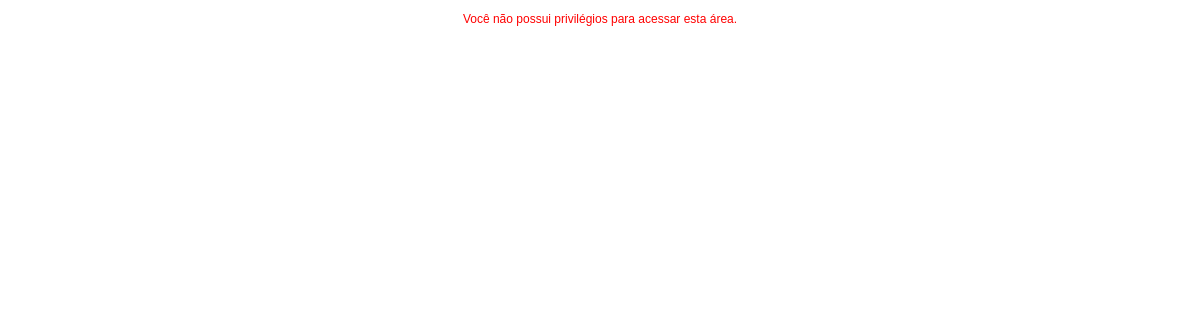
Before: /admin/usuarios.php (signed in) with the older database file.
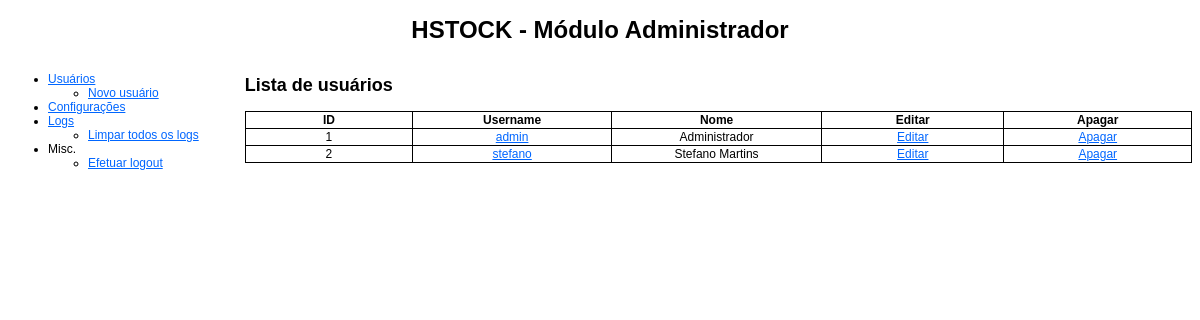
After: the same page with the newer database file.
### tables this page shows
CREATE TABLE IF NOT EXISTS `usuarios` (
  `id` int(11) NOT NULL AUTO_INCREMENT,
  `username` varchar(255) NOT NULL,
  `password` varchar(255) NOT NULL,
  `nome` varchar(255) NOT NULL,
  PRIMARY KEY (`id`),
  UNIQUE KEY `username` (`username`)
);

### includes/functions.php (called while the page is built, shortened)
<?php
	function isAuthenticated()
	{
		if(empty($_SESSION['id']) or empty($_SESSION['username']) or empty($_SESSION['password']) or empty($_SESSION['nome']))
			return false;
		else
			return true;
	}
	function hasPermission($id, $modulo)
	{
		$c = new conexao;
		$c->set_charset('utf8');
		$q = "SELECT a.id FROM usuarios AS a INNER JOIN permissoes AS b ON a.id = b.usuario_id INNER JOIN modulos AS c ON b.modulo_id = c.id WHERE a.id = '$id' AND c.nome = '$modulo';";
		$r = $c->query($q);
		if($r->num_rows > 0)
			return true;
		else
			return false;
	}
?>

### admin/usuarios.php (the view, shortened to what this page needs)
<!DOCTYPE html PUBLIC "-//W3C//DTD XHTML 1.0 Transitional//EN" "http://www.w3.org/TR/xhtml1/DTD/xhtml1-transitional.dtd">
<html xmlns="http://www.w3.org/1999/xhtml">
    <head>
        <link href="../estilos_hton.css" rel="stylesheet" type="text/css" />
    </head>
    <body>
    <?php
	require_once('../includes/functions.php');
	if(isAuthenticated() == false)
	{
		echo "<p class='error_message'>Por favor, efetue o login.</p>";
		exit;
	}
	elseif(hasPermission($_SESSION['id'], 'Admin') == false)
	{
		echo "<p class='error_message'>Você não possui privilégios para acessar esta área.</p>";
		exit;
	}
	?>
   	<div id="header">
    	<h1>HSTOCK - Módulo Administrador</h1>
    </div>
    <div id="menu">
        <?php require_once('menu.php'); ?>
	</div>
    <div id="content">
    	<?php
			@$action = $_GET['action'];
			switch($action)
			{
					?>
					<?php
				default:
					?>
					<h2>Lista de usuários</h2>
                    <table class="content_table">
                    	<tr>
                        	<th>ID</th>
                            <th>Username</th>
                            <th>Nome</th>
                            <th>Editar</th>
                            <th>Apagar</th>
                        </tr>
                        <?php
						$c = new conexao;
						$c->set_charset('utf8');
						$q = "SELECT * FROM usuarios;";
						$r = $c->query($q);
						while($usuario = $r->fetch_object()): ?>
                        	<tr>
                            	<td><?php echo $usuario->id; ?></td>
                                <td><a href='usuarios.php?action=view&id=<?php echo $usuario->id; ?>'><?php echo $usuario->username; ?></a></td>
                                <td><?php echo $usuario->nome; ?></td>
                                <td><a href='usuarios.php?action=edit&id=<?php echo $usuario->id; ?>'>Editar</a></td>
                                <td><a href='usuarios.php?action=delete&id=<?php echo $usuario->id; ?>'>Apagar</a></td>
                            </tr>
                        <?php endwhile; ?>
                    </table>
					<?php
				break;
			}
		?>
    </div>
    </body>
</html>

### admin/menu.php
<ul>
  <li><a href="usuarios.php">Usuários</a>
    <ul>
      <li><a href="usuarios.php?action=add">Novo usuário</a></li>
    </ul>
  </li>
  <li><a href="configuracoes.php">Configurações</a></li>
  <li><a href="logs.php">Logs</a>
    <ul>
      <li><a href="logs.php?action=clearall">Limpar todos os logs</a></li>
    </ul>
  </li>
  <li>Misc.
    <ul>
      <li><a href="logout.php">Efetuar logout </a></li>
    </ul>
  </li>
  </ul>

Changed rows visible on the page:
now on this page (row unchanged): usuarios: id "1", username "admin", nome "Administrador"
added usuarios: id "2", username "stefano", nome "Stefano Martins"
Other visible differences:
text no longer shown: "Você não possui privilégios para acessar esta área."
text now shown: "HSTOCK - Módulo Administrador Usuários Novo usuário Configurações Logs Limpar todos os logs Misc. Efetuar logout Lista de usuários ID Username Nome Editar Apagar"
